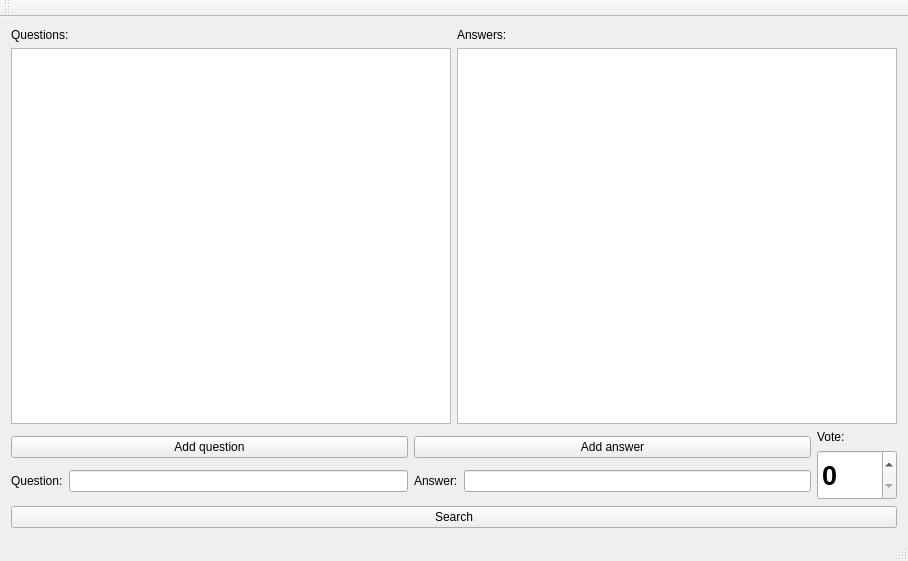
<?xml version="1.0" encoding="UTF-8"?>
<ui version="4.0">
 <class>GUIClass</class>
 <widget class="QMainWindow" name="GUIClass">
  <property name="geometry">
   <rect>
    <x>0</x>
    <y>0</y>
    <width>908</width>
    <height>561</height>
   </rect>
  </property>
  <property name="windowTitle">
   <string>GUI</string>
  </property>
  <widget class="QWidget" name="centralWidget">
   <layout class="QVBoxLayout" name="verticalLayout_6">
    <item>
     <layout class="QVBoxLayout" name="verticalLayout_5">
      <item>
       <layout class="QHBoxLayout" name="horizontalLayout_4">
        <item>
         <layout class="QVBoxLayout" name="verticalLayout_4">
          <item>
           <widget class="QLabel" name="label_2">
            <property name="text">
             <string>Questions:</string>
            </property>
           </widget>
          </item>
          <item>
           <widget class="QListView" name="questionsListView"/>
          </item>
         </layout>
        </item>
        <item>
         <layout class="QVBoxLayout" name="verticalLayout_3">
          <item>
           <widget class="QLabel" name="label">
            <property name="text">
             <string>Answers:</string>
            </property>
           </widget>
          </item>
          <item>
           <widget class="QListWidget" name="answersListWidget"/>
          </item>
         </layout>
        </item>
       </layout>
      </item>
      <item>
       <layout class="QHBoxLayout" name="horizontalLayout_3">
        <item>
         <layout class="QVBoxLayout" name="verticalLayout_2">
          <item>
           <widget class="QPushButton" name="addQuestionButton">
            <property name="text">
             <string>Add question</string>
            </property>
           </widget>
          </item>
          <item>
           <layout class="QHBoxLayout" name="horizontalLayout_2">
            <item>
             <widget class="QLabel" name="label_3">
              <property name="text">
               <string>Question:</string>
              </property>
             </widget>
            </item>
            <item>
             <widget class="QLineEdit" name="questionLineEdit"/>
            </item>
           </layout>
          </item>
         </layout>
        </item>
        <item>
         <layout class="QVBoxLayout" name="verticalLayout">
          <item>
           <widget class="QPushButton" name="addAnswerButton">
            <property name="text">
             <string>Add answer</string>
            </property>
           </widget>
          </item>
          <item>
           <layout class="QHBoxLayout" name="horizontalLayout">
            <item>
             <widget class="QLabel" name="label_4">
              <property name="text">
               <string>Answer:</string>
              </property>
             </widget>
            </item>
            <item>
             <widget class="QLineEdit" name="answerLineEdit"/>
            </item>
           </layout>
          </item>
         </layout>
        </item>
        <item>
         <layout class="QVBoxLayout" name="verticalLayout_7">
          <item>
           <widget class="QLabel" name="label_5">
            <property name="minimumSize">
             <size>
              <width>80</width>
              <height>0</height>
             </size>
            </property>
            <property name="lineWidth">
             <number>0</number>
            </property>
            <property name="text">
             <string>Vote:</string>
            </property>
           </widget>
          </item>
          <item>
           <widget class="QSpinBox" name="voteSpinBox">
            <property name="minimumSize">
             <size>
              <width>50</width>
              <height>50</height>
             </size>
            </property>
            <property name="font">
             <font>
              <pointsize>20</pointsize>
              <bold>true</bold>
             </font>
            </property>
           </widget>
          </item>
         </layout>
        </item>
       </layout>
      </item>
      <item>
       <widget class="QPushButton" name="searchPushButton">
        <property name="text">
         <string>Search</string>
        </property>
       </widget>
      </item>
     </layout>
    </item>
   </layout>
  </widget>
  <widget class="QMenuBar" name="menuBar">
   <property name="geometry">
    <rect>
     <x>0</x>
     <y>0</y>
     <width>908</width>
     <height>22</height>
    </rect>
   </property>
  </widget>
  <widget class="QToolBar" name="mainToolBar">
   <attribute name="toolBarArea">
    <enum>TopToolBarArea</enum>
   </attribute>
   <attribute name="toolBarBreak">
    <bool>false</bool>
   </attribute>
  </widget>
  <widget class="QStatusBar" name="statusBar"/>
 </widget>
 <layoutdefault spacing="6" margin="11"/>
 <resources>
  <include location="GUI.qrc"/>
 </resources>
 <connections/>
</ui>
